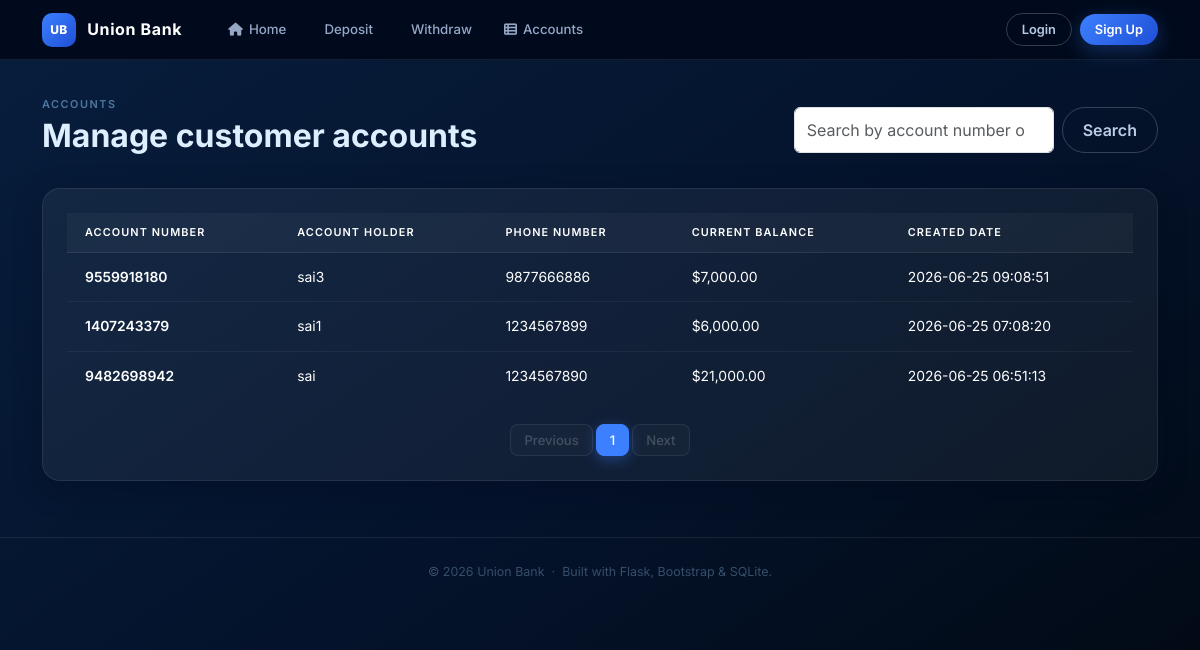
Screenshot of /accounts with the database file from the repository.
### tables this page shows
CREATE TABLE accounts (
                id INTEGER PRIMARY KEY AUTOINCREMENT,
                account_no TEXT UNIQUE NOT NULL,
                account_name TEXT NOT NULL,
                phone_number TEXT NOT NULL,
                balance REAL DEFAULT 0,
                created_at TIMESTAMP DEFAULT CURRENT_TIMESTAMP
            );

### app.py (the view)
@app.route("/accounts")
def accounts():
    search_query = request.args.get("search", "").strip()
    page = request.args.get("page", 1, type=int)
    per_page = 10
    offset = (page - 1) * per_page
    conn = get_db_connection()
    if search_query:
        search_term = f"%{search_query}%"
        count_result = conn.execute(
            "SELECT COUNT(*) AS total FROM accounts WHERE account_no LIKE ? OR account_name LIKE ?",
            (search_term, search_term),
        ).fetchone()
        accounts_data = conn.execute(
            "SELECT * FROM accounts WHERE account_no LIKE ? OR account_name LIKE ? ORDER BY created_at DESC LIMIT ? OFFSET ?",
            (search_term, search_term, per_page, offset),
        ).fetchall()
    else:
        count_result = conn.execute("SELECT COUNT(*) AS total FROM accounts").fetchone()
        accounts_data = conn.execute(
            "SELECT * FROM accounts ORDER BY created_at DESC LIMIT ? OFFSET ?",
            (per_page, offset),
        ).fetchall()
    conn.close()
    total_accounts = count_result["total"]
    total_pages = max((total_accounts + per_page - 1) // per_page, 1)
    return render_template(
        "accounts.html",
        accounts=accounts_data,
        search_query=search_query,
        page=page,
        total_pages=total_pages,
        total_accounts=total_accounts,
    )

### app.py (called while the page is built)
def get_db_connection():
    conn = sqlite3.connect(db_path)
    conn.row_factory = sqlite3.Row
    return conn

@app.context_processor
def inject_current_user():
    user_id = session.get("user_id")
    if not user_id:
        return dict(current_user=None)
    conn = get_db_connection()
    user = conn.execute("SELECT id, email FROM users WHERE id = ?", (user_id,)).fetchone()
    conn.close()
    return dict(current_user=user)

### templates/accounts.html
{% extends "base.html" %}
{% block content %}
<div class="row">
  <div class="col-lg-12">
    <div class="d-flex flex-column flex-md-row align-items-start align-items-md-center justify-content-between mb-4 gap-3">
      <div>
        <p class="section-title mb-1">Accounts</p>
        <h2 class="fw-bold">Manage customer accounts</h2>
      </div>
      <form class="d-flex" method="GET" action="{{ url_for('accounts') }}">
        <input
          class="form-control me-2"
          type="search"
          placeholder="Search by account number or name"
          aria-label="Search"
          name="search"
          value="{{ search_query }}"
        />
        <button class="btn btn-outline-light" type="submit">Search</button>
      </form>
    </div>
    <div class="table-card p-4">
      <div class="table-responsive">
        <table class="table table-borderless text-white align-middle mb-0">
          <thead>
            <tr>
              <th>Account Number</th>
              <th>Account Holder</th>
              <th>Phone Number</th>
              <th>Current Balance</th>
              <th>Created Date</th>
            </tr>
          </thead>
          <tbody>
            {% if accounts %}
            {% for account in accounts %}
            <tr>
              <td><a class="text-decoration-none text-white fw-semibold" href="{{ url_for('account_detail', account_no=account['account_no']) }}">{{ account['account_no'] }}</a></td>
              <td>{{ account['account_name'] }}</td>
              <td>{{ account['phone_number'] }}</td>
              <td>${{ "{0:,.2f}".format(account['balance']) }}</td>
              <td>{{ account['created_at'] }}</td>
            </tr>
            {% endfor %}
            {% else %}
            <tr><td colspan="5" class="text-muted">No matching accounts found.</td></tr>
            {% endif %}
          </tbody>
        </table>
      </div>
      <nav aria-label="Page navigation" class="mt-4">
        <ul class="pagination justify-content-center mb-0">
          <li class="page-item {% if page <= 1 %}disabled{% endif %}">
            <a class="page-link" href="{{ url_for('accounts', search=search_query, page=page-1) }}">Previous</a>
          </li>
          {% for p in range(1, total_pages + 1) %}
          <li class="page-item {% if p == page %}active{% endif %}">
            <a class="page-link" href="{{ url_for('accounts', search=search_query, page=p) }}">{{ p }}</a>
          </li>
          {% endfor %}
          <li class="page-item {% if page >= total_pages %}disabled{% endif %}">
            <a class="page-link" href="{{ url_for('accounts', search=search_query, page=page+1) }}">Next</a>
          </li>
        </ul>
      </nav>
    </div>
  </div>
</div>
{% endblock %}

### static/css/style.css (style rules this page uses)
:root { --ub-nav-bg: rgba(2, 10, 28, 0.94); --ub-card-bg: rgba(255, 255, 255, 0.055); --ub-card-hover-bg: rgba(61, 128, 255, 0.1); --ub-border: rgba(255, 255, 255, 0.08); --ub-border-blue: rgba(61, 128, 255, 0.25); --ub-primary: #3d80ff; --ub-primary-dark: #1e4fd6; --ub-primary-hover: #5a9bff; --ub-accent-gold: #d9b74a; --ub-accent-green: #6dd9a8; --ub-text: #ddeeff; --ub-text-mid: #9bbcd8; --ub-muted: #4e78a0; --ub-shadow-sm: 0 8px 28px rgba(0, 10, 32, 0.35); --ub-shadow-md: 0 18px 48px rgba(0, 10, 32, 0.45); }
*, *::before, *::after { box-sizing: border-box; }
body { background: linear-gradient(145deg, #071e3d 0%, #04122a 55%, #010810 100%); color: var(--ub-text); font-family: "Inter", system-ui, -apple-system, BlinkMacSystemFont, "Segoe UI", sans-serif; font-size: 1rem; line-height: 1.6; min-height: 100vh; overflow-x: hidden; }
.section-title { font-size: 0.68rem; font-weight: 600; letter-spacing: 0.14em; text-transform: uppercase; color: var(--ub-muted); margin-bottom: 3px; }
.btn { border-radius: 999px; font-weight: 600; transition: transform 0.15s, box-shadow 0.15s, background 0.2s; }
.btn-outline-light { border: 1px solid rgba(255, 255, 255, 0.2); color: rgba(210, 230, 255, 0.88); background: transparent; padding: 10px 20px; }
.table-card { background: var(--ub-card-bg); border: 1px solid var(--ub-border); border-radius: 18px; overflow: hidden; box-shadow: var(--ub-shadow-sm); }
.table-card table { color: var(--ub-text); width: 100%; margin: 0; border-collapse: collapse; }
.table-card thead tr { background: rgba(255, 255, 255, 0.035); }
.table-card thead th { padding: 11px 18px; font-size: 0.68rem; font-weight: 600; text-transform: uppercase; letter-spacing: 0.1em; color: var(--ub-muted); border-bottom: 1px solid var(--ub-border) !important; white-space: nowrap; text-align: left; }
.table-card tbody td { padding: 13px 18px; font-size: 0.87rem; color: #cde0f5; border-top: 1px solid rgba(255, 255, 255, 0.05) !important; border-bottom: none !important; vertical-align: middle; }
.table-card .table { --bs-table-bg: transparent; --bs-table-striped-bg: transparent; --bs-table-hover-bg: transparent; --bs-table-border-color: transparent; color: #eef5ff; margin: 0; }
.table-card .table > :not(caption) > * > * { background-color: transparent; color: inherit; border-color: transparent; box-shadow: none; }
.pagination { --bs-pagination-bg: transparent; --bs-pagination-border-color: transparent; --bs-pagination-color: var(--ub-text-mid); --bs-pagination-hover-color: #fff; --bs-pagination-hover-bg: rgba(255, 255, 255, 0.08); --bs-pagination-hover-border-color: transparent; --bs-pagination-active-color: #fff; --bs-pagination-active-bg: var(--ub-primary); --bs-pagination-active-border-color: transparent; --bs-pagination-disabled-color: rgba(255, 255, 255, 0.2); --bs-pagination-disabled-bg: transparent; --bs-pagination-disabled-border-color: transparent; gap: 4px; }
.page-item .page-link { background: rgba(255, 255, 255, 0.055); border: 1px solid var(--ub-border); color: var(--ub-text-mid); border-radius: 8px !important; font-size: 0.82rem; font-weight: 500; padding: 6px 13px; line-height: 1.4; transition: background 0.18s, color 0.18s, border-color 0.18s; }
.page-item.active .page-link { background: var(--ub-primary); border-color: var(--ub-primary); color: #fff; box-shadow: 0 4px 14px rgba(61, 128, 255, 0.35); }
.page-item.disabled .page-link { background: rgba(255, 255, 255, 0.025); border-color: var(--ub-border); color: rgba(255, 255, 255, 0.2); cursor: not-allowed; }

### rows the page displays
accounts: account_no "9559918180", account_name "sai3", phone_number "9877666886", balance "7,000.00", created_at "2026-06-25 09:08:51"
accounts: account_no "1407243379", account_name "sai1", phone_number "1234567899", balance "6,000.00", created_at "2026-06-25 07:08:20"
accounts: account_no "9482698942", account_name "sai", phone_number "1234567890", balance "21,000.00", created_at "2026-06-25 06:51:13"

### other values shown
{{ p }} "1"
{{ 2026 }} "2026"
